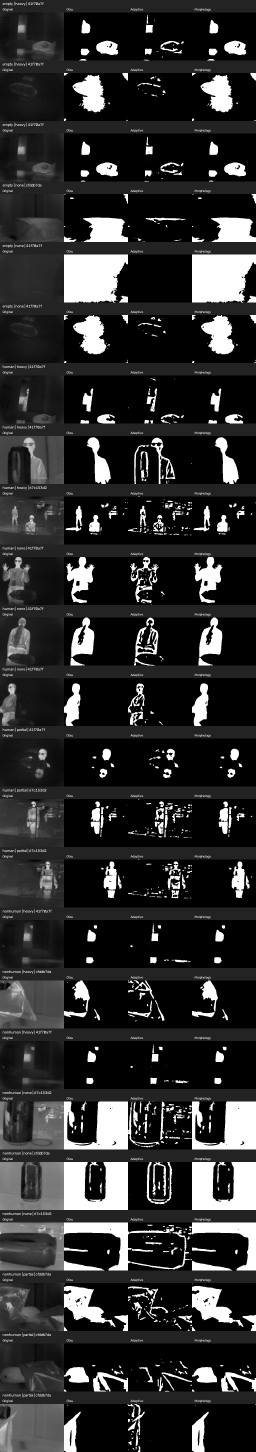
#> input picture thermal/data/segmentation_comparison.jpg, 1024 x 5808 px (shown at 1/4 size); its folder holds 2 pictures in this run
$ python calibrate_fusion.py data/segmentation_comparison.jpg data/segmentation_review.jpg
#> lines starting #> are read from the running program, lines starting #| are printed output that depends on the picture
"""Align the thermal view to the visible view. Run on the PC with a saved pair from --record.

  python calibrate_fusion.py PAIR_vis.jpg PAIR_thm.png
Click 4+ matching points: first a point on the VISIBLE window, then the same real-world point on
the THERMAL window (use a heated object, a window edge, a warm cup, a person's head). Press Enter
when done (Esc to abort). Writes fusion_calib.json next to this script. Use points spread across the
image and at the distance you will really use: parallax makes close/far objects disagree.
"""
import json
import sys
from pathlib import Path

import cv2
import numpy as np

vis, thm = cv2.imread(sys.argv[1]), cv2.imread(sys.argv[2])
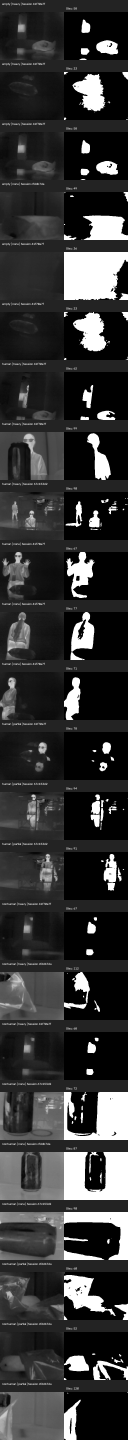
#> input picture thermal/data/segmentation_review.jpg, 512 x 5760 px (shown at 1/4 size)
#> vis is the input picture: shape (5808, 1024, 3); min 0, max 255, mean 46.6
#> thm is the input picture: shape (5760, 512, 3); min 0, max 255, mean 53.2
if vis is None or thm is None:
    sys.exit("could not read images")
sv = 900 / vis.shape[1]
#> sv = 0.879
st = 3
vshow, tshow = cv2.resize(vis, None, fx=sv, fy=sv), cv2.resize(thm, None, fx=st, fy=st, interpolation=cv2.INTER_NEAREST)
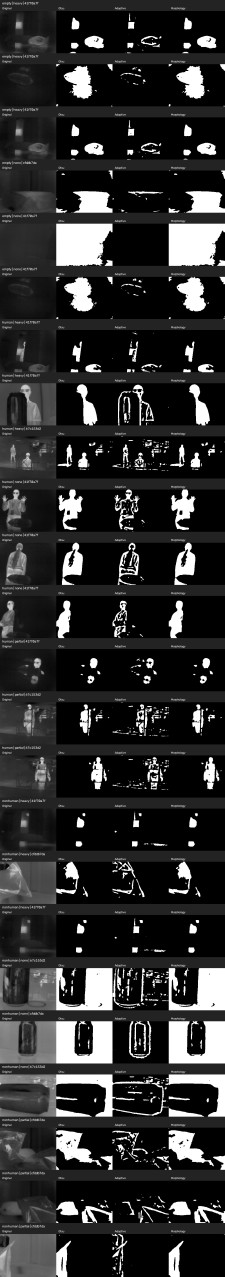
#> vshow: shape (5105, 900, 3) (shown at 1/4 size); min 0, max 255, mean 46.6
vp, tp, want = [], [], "v"


def click(event, x, y, flags, which):
    global want
    if event != cv2.EVENT_LBUTTONDOWN or want != which:
        return
    if which == "v":
        vp.append((x / sv, y / sv))
        want = "t"
    else:
        tp.append((x / st, y / st))
        want = "v"
    print(f"pair {len(tp)} {'needs thermal click' if want == 't' else 'done'}")


cv2.namedWindow("visible"); cv2.namedWindow("thermal")
cv2.setMouseCallback("visible", click, "v"); cv2.setMouseCallback("thermal", click, "t")
while True:
    a, b = vshow.copy(), tshow.copy()
    for p in vp: cv2.circle(a, (int(p[0] * sv), int(p[1] * sv)), 5, (0, 255, 0), -1)
    for p in tp: cv2.circle(b, (int(p[0] * st), int(p[1] * st)), 5, (0, 255, 0), -1)
    cv2.imshow("visible", a); cv2.imshow("thermal", b)
    k = cv2.waitKey(30) & 0xFF
#> (key Esc is pressed here)
    if k == 27:
#> (the run stopped early here; a loop or call above may not have finished)
